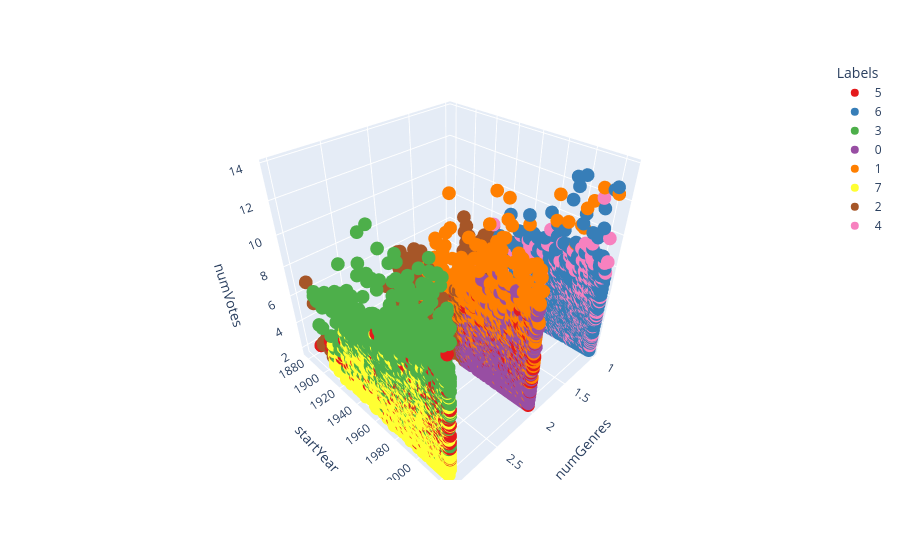
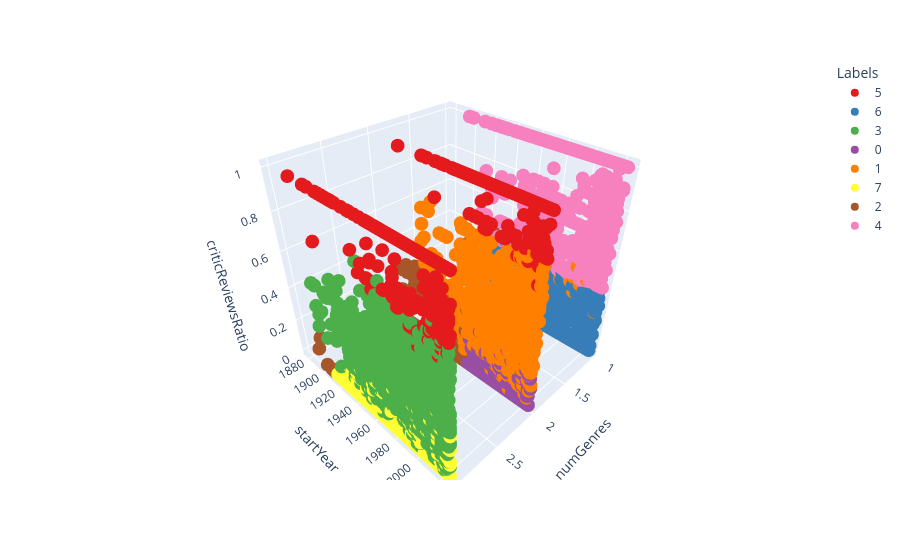
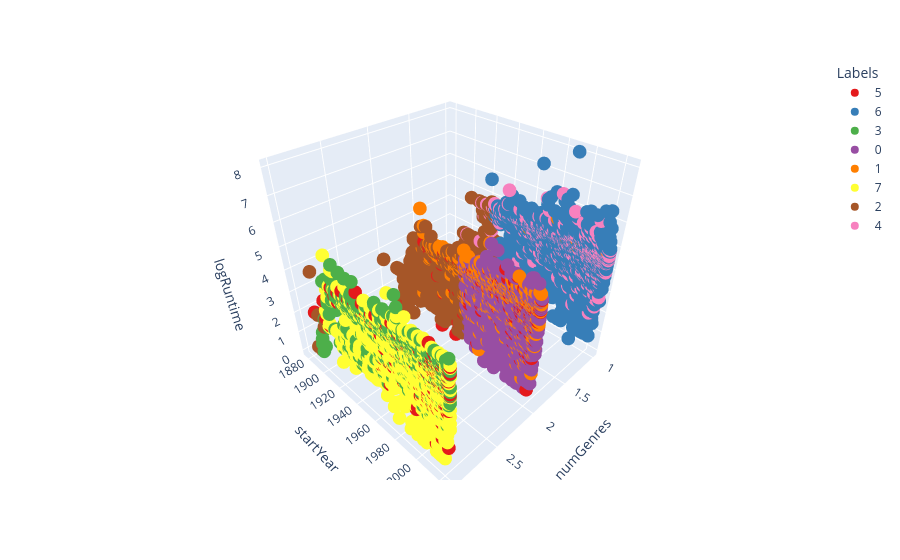
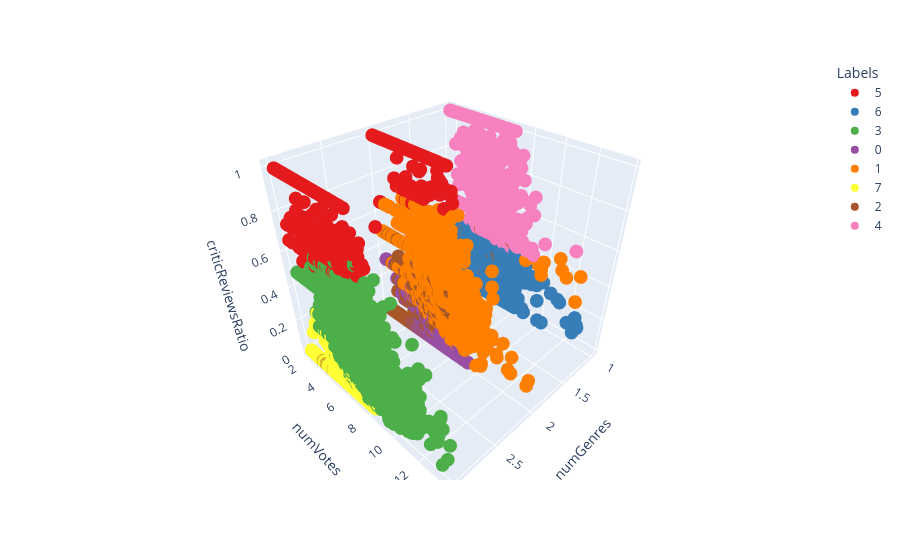

The cell these charts' notebook holds for them, in order:
### Markdown cell above
Based on this, we can better visualize the distribution of the clusters wrt the other variables.

- `startYear`: Cluster 2 is separated by the others bc it contains older titles. Clusters 1,6,7 contain titles starting from 1920.
- `logRuntime`: Cluster 2 is characterized by a lower runtime.

### Code cell
import plotly.express as px
# from itertools import combinations

# all possible pairings of numerical columns used
pairings = [
    ['startYear', 'numVotes'],
['startYear', 'criticReviewsRatio'],
['startYear', 'logRuntime'],
['numVotes', 'criticReviewsRatio'],
['numVotes', 'logRuntime'],
['criticReviewsRatio', 'logRuntime']

]
df_clusters["Labels"] = df_clusters["Labels"].astype(str)
for pair in pairings:
    fig = px.scatter_3d(df_clusters, x='numGenres', y= pair[0], z=pair[1], color='Labels', color_discrete_sequence=px.colors.qualitative.Set1)
    fig.show()

### Figure 1 — Plotly figure (JSON) as saved in the notebook; plotly's stock layout.template omitted (floating-point values rounded to 4 significant figures; data arrays with more than 128 entries replaced by an {"elided": "..."} marker saying what was removed)
{"data": [{"hovertemplate": "Labels=5<br>numGenres=%{x}<br>startYear=%{y}<br>numVotes=%{z}<extra></extra>", "legendgroup": "5", "marker": {"color": "rgb(228,26,28)", "symbol": "circle"}, "mode": "markers", "name": "5", "scene": "scene", "showlegend": true, "type": "scatter3d", "x": {"elided": "935 int values"}, "y": {"elided": "935 int values"}, "z": {"elided": "935 float values"}}, {"hovertemplate": "Labels=6<br>numGenres=%{x}<br>startYear=%{y}<br>numVotes=%{z}<extra></extra>", "legendgroup": "6", "marker": {"color": "rgb(55,126,184)", "symbol": "circle"}, "mode": "markers", "name": "6", "scene": "scene", "showlegend": true, "type": "scatter3d", "x": {"elided": "5115 int values"}, "y": {"elided": "5115 int values"}, "z": {"elided": "5115 float values"}}, {"hovertemplate": "Labels=3<br>numGenres=%{x}<br>startYear=%{y}<br>numVotes=%{z}<extra></extra>", "legendgroup": "3", "marker": {"color": "rgb(77,175,74)", "symbol": "circle"}, "mode": "markers", "name": "3", "scene": "scene", "showlegend": true, "type": "scatter3d", "x": {"elided": "1360 int values"}, "y": {"elided": "1360 int values"}, "z": {"elided": "1360 float values"}}, {"hovertemplate": "Labels=0<br>numGenres=%{x}<br>startYear=%{y}<br>numVotes=%{z}<extra></extra>", "legendgroup": "0", "marker": {"color": "rgb(152,78,163)", "symbol": "circle"}, "mode": "markers", "name": "0", "scene": "scene", "showlegend": true, "type": "scatter3d", "x": {"elided": "3020 int values"}, "y": {"elided": "3020 int values"}, "z": {"elided": "3020 float values"}}, {"hovertemplate": "Labels=1<br>numGenres=%{x}<br>startYear=%{y}<br>numVotes=%{z}<extra></extra>", "legendgroup": "1", "marker": {"color": "rgb(255,127,0)", "symbol": "circle"}, "mode": "markers", "name": "1", "scene": "scene", "showlegend": true, "type": "scatter3d", "x": {"elided": "865 int values"}, "y": {"elided": "865 int values"}, "z": {"elided": "865 float values"}}, {"hovertemplate": "Labels=7<br>numGenres=%{x}<br>startYear=%{y}<br>numVotes=%{z}<extra></extra>", "legendgroup": "7", "marker": {"color": "rgb(255,255,51)", "symbol": "circle"}, "mode": "markers", "name": "7", "scene": "scene", "showlegend": true, "type": "scatter3d", "x": {"elided": "3207 int values"}, "y": {"elided": "3207 int values"}, "z": {"elided": "3207 float values"}}, {"hovertemplate": "Labels=2<br>numGenres=%{x}<br>startYear=%{y}<br>numVotes=%{z}<extra></extra>", "legendgroup": "2", "marker": {"color": "rgb(166,86,40)", "symbol": "circle"}, "mode": "markers", "name": "2", "scene": "scene", "showlegend": true, "type": "scatter3d", "x": {"elided": "853 int values"}, "y": {"elided": "853 int values"}, "z": {"elided": "853 float values"}}, {"hovertemplate": "Labels=4<br>numGenres=%{x}<br>startYear=%{y}<br>numVotes=%{z}<extra></extra>", "legendgroup": "4", "marker": {"color": "rgb(247,129,191)", "symbol": "circle"}, "mode": "markers", "name": "4", "scene": "scene", "showlegend": true, "type": "scatter3d", "x": {"elided": "1076 int values"}, "y": {"elided": "1076 int values"}, "z": {"elided": "1076 float values"}}], "layout": {"legend": {"title": {"text": "Labels"}, "tracegroupgap": 0}, "margin": {"t": 60}, "scene": {"domain": {"x": [0, 1], "y": [0, 1]}, "xaxis": {"title": {"text": "numGenres"}}, "yaxis": {"title": {"text": "startYear"}}, "zaxis": {"title": {"text": "numVotes"}}}}}

### Figure 2 — Plotly figure (JSON) as saved in the notebook; plotly's stock layout.template omitted (floating-point values rounded to 4 significant figures; data arrays with more than 128 entries replaced by an {"elided": "..."} marker saying what was removed)
{"data": [{"hovertemplate": "Labels=5<br>numGenres=%{x}<br>startYear=%{y}<br>criticReviewsRatio=%{z}<extra></extra>", "legendgroup": "5", "marker": {"color": "rgb(228,26,28)", "symbol": "circle"}, "mode": "markers", "name": "5", "scene": "scene", "showlegend": true, "type": "scatter3d", "x": {"elided": "935 int values"}, "y": {"elided": "935 int values"}, "z": {"elided": "935 float values"}}, {"hovertemplate": "Labels=6<br>numGenres=%{x}<br>startYear=%{y}<br>criticReviewsRatio=%{z}<extra></extra>", "legendgroup": "6", "marker": {"color": "rgb(55,126,184)", "symbol": "circle"}, "mode": "markers", "name": "6", "scene": "scene", "showlegend": true, "type": "scatter3d", "x": {"elided": "5115 int values"}, "y": {"elided": "5115 int values"}, "z": {"elided": "5115 float values"}}, {"hovertemplate": "Labels=3<br>numGenres=%{x}<br>startYear=%{y}<br>criticReviewsRatio=%{z}<extra></extra>", "legendgroup": "3", "marker": {"color": "rgb(77,175,74)", "symbol": "circle"}, "mode": "markers", "name": "3", "scene": "scene", "showlegend": true, "type": "scatter3d", "x": {"elided": "1360 int values"}, "y": {"elided": "1360 int values"}, "z": {"elided": "1360 float values"}}, {"hovertemplate": "Labels=0<br>numGenres=%{x}<br>startYear=%{y}<br>criticReviewsRatio=%{z}<extra></extra>", "legendgroup": "0", "marker": {"color": "rgb(152,78,163)", "symbol": "circle"}, "mode": "markers", "name": "0", "scene": "scene", "showlegend": true, "type": "scatter3d", "x": {"elided": "3020 int values"}, "y": {"elided": "3020 int values"}, "z": {"elided": "3020 float values"}}, {"hovertemplate": "Labels=1<br>numGenres=%{x}<br>startYear=%{y}<br>criticReviewsRatio=%{z}<extra></extra>", "legendgroup": "1", "marker": {"color": "rgb(255,127,0)", "symbol": "circle"}, "mode": "markers", "name": "1", "scene": "scene", "showlegend": true, "type": "scatter3d", "x": {"elided": "865 int values"}, "y": {"elided": "865 int values"}, "z": {"elided": "865 float values"}}, {"hovertemplate": "Labels=7<br>numGenres=%{x}<br>startYear=%{y}<br>criticReviewsRatio=%{z}<extra></extra>", "legendgroup": "7", "marker": {"color": "rgb(255,255,51)", "symbol": "circle"}, "mode": "markers", "name": "7", "scene": "scene", "showlegend": true, "type": "scatter3d", "x": {"elided": "3207 int values"}, "y": {"elided": "3207 int values"}, "z": {"elided": "3207 float values"}}, {"hovertemplate": "Labels=2<br>numGenres=%{x}<br>startYear=%{y}<br>criticReviewsRatio=%{z}<extra></extra>", "legendgroup": "2", "marker": {"color": "rgb(166,86,40)", "symbol": "circle"}, "mode": "markers", "name": "2", "scene": "scene", "showlegend": true, "type": "scatter3d", "x": {"elided": "853 int values"}, "y": {"elided": "853 int values"}, "z": {"elided": "853 float values"}}, {"hovertemplate": "Labels=4<br>numGenres=%{x}<br>startYear=%{y}<br>criticReviewsRatio=%{z}<extra></extra>", "legendgroup": "4", "marker": {"color": "rgb(247,129,191)", "symbol": "circle"}, "mode": "markers", "name": "4", "scene": "scene", "showlegend": true, "type": "scatter3d", "x": {"elided": "1076 int values"}, "y": {"elided": "1076 int values"}, "z": {"elided": "1076 float values"}}], "layout": {"legend": {"title": {"text": "Labels"}, "tracegroupgap": 0}, "margin": {"t": 60}, "scene": {"domain": {"x": [0, 1], "y": [0, 1]}, "xaxis": {"title": {"text": "numGenres"}}, "yaxis": {"title": {"text": "startYear"}}, "zaxis": {"title": {"text": "criticReviewsRatio"}}}}}

### Figure 3 — Plotly figure (JSON) as saved in the notebook; plotly's stock layout.template omitted (floating-point values rounded to 4 significant figures; data arrays with more than 128 entries replaced by an {"elided": "..."} marker saying what was removed)
{"data": [{"hovertemplate": "Labels=5<br>numGenres=%{x}<br>startYear=%{y}<br>logRuntime=%{z}<extra></extra>", "legendgroup": "5", "marker": {"color": "rgb(228,26,28)", "symbol": "circle"}, "mode": "markers", "name": "5", "scene": "scene", "showlegend": true, "type": "scatter3d", "x": {"elided": "935 int values"}, "y": {"elided": "935 int values"}, "z": {"elided": "935 float values"}}, {"hovertemplate": "Labels=6<br>numGenres=%{x}<br>startYear=%{y}<br>logRuntime=%{z}<extra></extra>", "legendgroup": "6", "marker": {"color": "rgb(55,126,184)", "symbol": "circle"}, "mode": "markers", "name": "6", "scene": "scene", "showlegend": true, "type": "scatter3d", "x": {"elided": "5115 int values"}, "y": {"elided": "5115 int values"}, "z": {"elided": "5115 float values"}}, {"hovertemplate": "Labels=3<br>numGenres=%{x}<br>startYear=%{y}<br>logRuntime=%{z}<extra></extra>", "legendgroup": "3", "marker": {"color": "rgb(77,175,74)", "symbol": "circle"}, "mode": "markers", "name": "3", "scene": "scene", "showlegend": true, "type": "scatter3d", "x": {"elided": "1360 int values"}, "y": {"elided": "1360 int values"}, "z": {"elided": "1360 float values"}}, {"hovertemplate": "Labels=0<br>numGenres=%{x}<br>startYear=%{y}<br>logRuntime=%{z}<extra></extra>", "legendgroup": "0", "marker": {"color": "rgb(152,78,163)", "symbol": "circle"}, "mode": "markers", "name": "0", "scene": "scene", "showlegend": true, "type": "scatter3d", "x": {"elided": "3020 int values"}, "y": {"elided": "3020 int values"}, "z": {"elided": "3020 float values"}}, {"hovertemplate": "Labels=1<br>numGenres=%{x}<br>startYear=%{y}<br>logRuntime=%{z}<extra></extra>", "legendgroup": "1", "marker": {"color": "rgb(255,127,0)", "symbol": "circle"}, "mode": "markers", "name": "1", "scene": "scene", "showlegend": true, "type": "scatter3d", "x": {"elided": "865 int values"}, "y": {"elided": "865 int values"}, "z": {"elided": "865 float values"}}, {"hovertemplate": "Labels=7<br>numGenres=%{x}<br>startYear=%{y}<br>logRuntime=%{z}<extra></extra>", "legendgroup": "7", "marker": {"color": "rgb(255,255,51)", "symbol": "circle"}, "mode": "markers", "name": "7", "scene": "scene", "showlegend": true, "type": "scatter3d", "x": {"elided": "3207 int values"}, "y": {"elided": "3207 int values"}, "z": {"elided": "3207 float values"}}, {"hovertemplate": "Labels=2<br>numGenres=%{x}<br>startYear=%{y}<br>logRuntime=%{z}<extra></extra>", "legendgroup": "2", "marker": {"color": "rgb(166,86,40)", "symbol": "circle"}, "mode": "markers", "name": "2", "scene": "scene", "showlegend": true, "type": "scatter3d", "x": {"elided": "853 int values"}, "y": {"elided": "853 int values"}, "z": {"elided": "853 float values"}}, {"hovertemplate": "Labels=4<br>numGenres=%{x}<br>startYear=%{y}<br>logRuntime=%{z}<extra></extra>", "legendgroup": "4", "marker": {"color": "rgb(247,129,191)", "symbol": "circle"}, "mode": "markers", "name": "4", "scene": "scene", "showlegend": true, "type": "scatter3d", "x": {"elided": "1076 int values"}, "y": {"elided": "1076 int values"}, "z": {"elided": "1076 float values"}}], "layout": {"legend": {"title": {"text": "Labels"}, "tracegroupgap": 0}, "margin": {"t": 60}, "scene": {"domain": {"x": [0, 1], "y": [0, 1]}, "xaxis": {"title": {"text": "numGenres"}}, "yaxis": {"title": {"text": "startYear"}}, "zaxis": {"title": {"text": "logRuntime"}}}}}

### Figure 4 — Plotly figure (JSON) as saved in the notebook; plotly's stock layout.template omitted (floating-point values rounded to 4 significant figures; data arrays with more than 128 entries replaced by an {"elided": "..."} marker saying what was removed)
{"data": [{"hovertemplate": "Labels=5<br>numGenres=%{x}<br>numVotes=%{y}<br>criticReviewsRatio=%{z}<extra></extra>", "legendgroup": "5", "marker": {"color": "rgb(228,26,28)", "symbol": "circle"}, "mode": "markers", "name": "5", "scene": "scene", "showlegend": true, "type": "scatter3d", "x": {"elided": "935 int values"}, "y": {"elided": "935 float values"}, "z": {"elided": "935 float values"}}, {"hovertemplate": "Labels=6<br>numGenres=%{x}<br>numVotes=%{y}<br>criticReviewsRatio=%{z}<extra></extra>", "legendgroup": "6", "marker": {"color": "rgb(55,126,184)", "symbol": "circle"}, "mode": "markers", "name": "6", "scene": "scene", "showlegend": true, "type": "scatter3d", "x": {"elided": "5115 int values"}, "y": {"elided": "5115 float values"}, "z": {"elided": "5115 float values"}}, {"hovertemplate": "Labels=3<br>numGenres=%{x}<br>numVotes=%{y}<br>criticReviewsRatio=%{z}<extra></extra>", "legendgroup": "3", "marker": {"color": "rgb(77,175,74)", "symbol": "circle"}, "mode": "markers", "name": "3", "scene": "scene", "showlegend": true, "type": "scatter3d", "x": {"elided": "1360 int values"}, "y": {"elided": "1360 float values"}, "z": {"elided": "1360 float values"}}, {"hovertemplate": "Labels=0<br>numGenres=%{x}<br>numVotes=%{y}<br>criticReviewsRatio=%{z}<extra></extra>", "legendgroup": "0", "marker": {"color": "rgb(152,78,163)", "symbol": "circle"}, "mode": "markers", "name": "0", "scene": "scene", "showlegend": true, "type": "scatter3d", "x": {"elided": "3020 int values"}, "y": {"elided": "3020 float values"}, "z": {"elided": "3020 float values"}}, {"hovertemplate": "Labels=1<br>numGenres=%{x}<br>numVotes=%{y}<br>criticReviewsRatio=%{z}<extra></extra>", "legendgroup": "1", "marker": {"color": "rgb(255,127,0)", "symbol": "circle"}, "mode": "markers", "name": "1", "scene": "scene", "showlegend": true, "type": "scatter3d", "x": {"elided": "865 int values"}, "y": {"elided": "865 float values"}, "z": {"elided": "865 float values"}}, {"hovertemplate": "Labels=7<br>numGenres=%{x}<br>numVotes=%{y}<br>criticReviewsRatio=%{z}<extra></extra>", "legendgroup": "7", "marker": {"color": "rgb(255,255,51)", "symbol": "circle"}, "mode": "markers", "name": "7", "scene": "scene", "showlegend": true, "type": "scatter3d", "x": {"elided": "3207 int values"}, "y": {"elided": "3207 float values"}, "z": {"elided": "3207 float values"}}, {"hovertemplate": "Labels=2<br>numGenres=%{x}<br>numVotes=%{y}<br>criticReviewsRatio=%{z}<extra></extra>", "legendgroup": "2", "marker": {"color": "rgb(166,86,40)", "symbol": "circle"}, "mode": "markers", "name": "2", "scene": "scene", "showlegend": true, "type": "scatter3d", "x": {"elided": "853 int values"}, "y": {"elided": "853 float values"}, "z": {"elided": "853 float values"}}, {"hovertemplate": "Labels=4<br>numGenres=%{x}<br>numVotes=%{y}<br>criticReviewsRatio=%{z}<extra></extra>", "legendgroup": "4", "marker": {"color": "rgb(247,129,191)", "symbol": "circle"}, "mode": "markers", "name": "4", "scene": "scene", "showlegend": true, "type": "scatter3d", "x": {"elided": "1076 int values"}, "y": {"elided": "1076 float values"}, "z": {"elided": "1076 float values"}}], "layout": {"legend": {"title": {"text": "Labels"}, "tracegroupgap": 0}, "margin": {"t": 60}, "scene": {"domain": {"x": [0, 1], "y": [0, 1]}, "xaxis": {"title": {"text": "numGenres"}}, "yaxis": {"title": {"text": "numVotes"}}, "zaxis": {"title": {"text": "criticReviewsRatio"}}}}}
